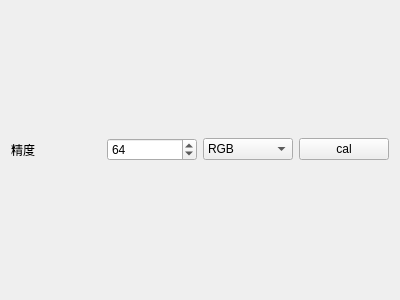
<?xml version="1.0" encoding="UTF-8"?>
<ui version="4.0">
 <class>HistogramItem</class>
 <widget class="QWidget" name="HistogramItem">
  <property name="geometry">
   <rect>
    <x>0</x>
    <y>0</y>
    <width>400</width>
    <height>300</height>
   </rect>
  </property>
  <property name="windowTitle">
   <string>HistogramItem</string>
  </property>
  <layout class="QVBoxLayout" name="verticalLayout">
   <item>
    <layout class="QHBoxLayout" name="horizontalLayout">
     <item>
      <widget class="QLabel" name="numLabel">
       <property name="text">
        <string>精度</string>
       </property>
      </widget>
     </item>
     <item>
      <widget class="QSpinBox" name="num">
       <property name="minimum">
        <number>1</number>
       </property>
       <property name="maximum">
        <number>256</number>
       </property>
       <property name="value">
        <number>64</number>
       </property>
      </widget>
     </item>
     <item>
      <widget class="QComboBox" name="type">
       <item>
        <property name="text">
         <string>RGB</string>
        </property>
       </item>
       <item>
        <property name="text">
         <string>Color</string>
        </property>
       </item>
       <item>
        <property name="text">
         <string>BT.601</string>
        </property>
       </item>
       <item>
        <property name="text">
         <string>HSV</string>
        </property>
       </item>
       <item>
        <property name="text">
         <string>HLS</string>
        </property>
       </item>
      </widget>
     </item>
     <item>
      <widget class="QPushButton" name="calBtn">
       <property name="text">
        <string>cal</string>
       </property>
      </widget>
     </item>
    </layout>
   </item>
  </layout>
 </widget>
 <resources/>
 <connections/>
</ui>
